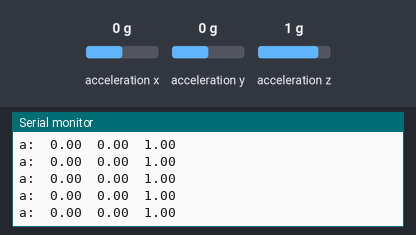
This sketch was run on a simulated Arduino Uno, built for the host (arithmetic inside an expression is 32-bit, double 64-bit). On the bench: the last lines printed to the serial monitor. The test bench sets the inputs (shaded band); at power-on: acceleration x 0 g, acceleration y 0 g, acceleration z 1 g.

Above: at 1.2 s.
1.3 s: acceleration x set to -1.4 g
At 2.2 s:
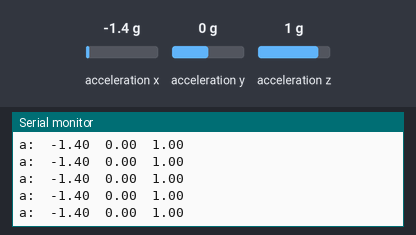
2.8 s: acceleration x set to 0 g
At 3.6 s:
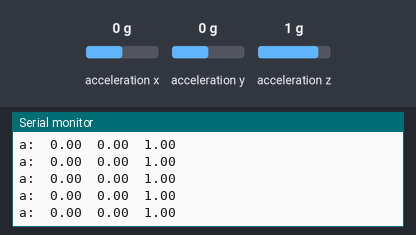
5.8 s: acceleration y set to -1.4 g
At 6.8 s:
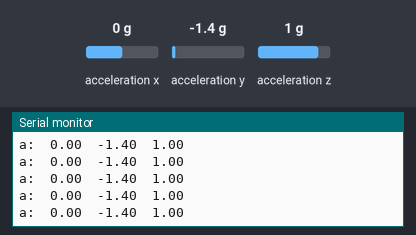
8.8 s: acceleration z set to -1.4 g
At 9.5 s:
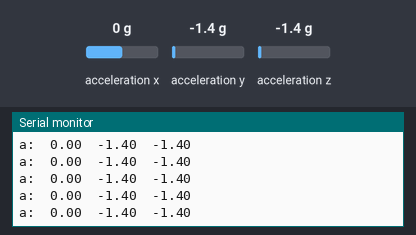

The sketch:

Accelerometer.ino
```cpp
#include "CurieIMU.h"

void setup() {
  Serial.begin(9600); // initialize Serial communication
  while (!Serial);    // wait for the serial port to open

  // initialize device
  Serial.println("Initializing IMU device...");
  CurieIMU.begin();

  // Set the accelerometer range to 2G
  CurieIMU.setAccelerometerRange(2);
}

void loop() {
  float ax, ay, az;   //scaled accelerometer values

  // read accelerometer measurements from device, scaled to the configured range
  CurieIMU.readAccelerometerScaled(ax, ay, az);

  // display tab-separated accelerometer x/y/z values
  Serial.print("a:\t");
  Serial.print(ax);
  Serial.print("\t");
  Serial.print(ay);
  Serial.print("\t");
  Serial.print(az);
  Serial.println();
}
```

Measured:
- after the input at 1.3 s, the serial monitor: prints a new line at once (image 1)
- after the input at 5.8 s, the serial monitor: prints a new line at once (image 3)
- after the input at 8.8 s, the serial monitor: prints a new line at once (image 4)
